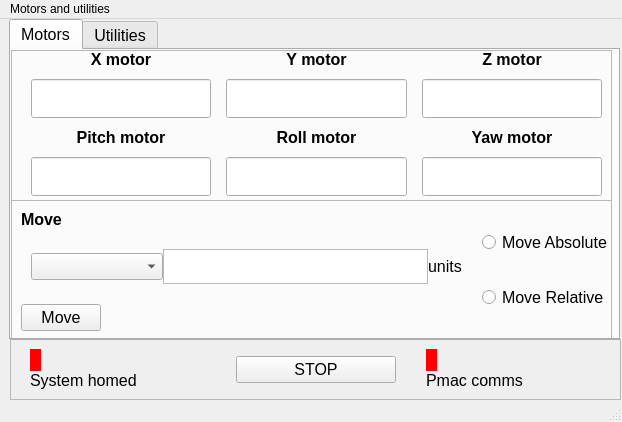
<?xml version="1.0" encoding="UTF-8"?>
<ui version="4.0">
 <class>Motors</class>
 <widget class="QMainWindow" name="Motors">
  <property name="geometry">
   <rect>
    <x>0</x>
    <y>0</y>
    <width>622</width>
    <height>422</height>
   </rect>
  </property>
  <property name="windowTitle">
   <string notr="true">Motor Controller</string>
  </property>
  <property name="toolTip">
   <string notr="true"/>
  </property>
  <property name="statusTip">
   <string notr="true"/>
  </property>
  <property name="whatsThis">
   <string notr="true"/>
  </property>
  <property name="accessibleName">
   <string notr="true"/>
  </property>
  <widget class="QWidget" name="centralwidget">
   <widget class="QTabWidget" name="MotorTabs">
    <property name="geometry">
     <rect>
      <x>9</x>
      <y>0</y>
      <width>611</width>
      <height>321</height>
     </rect>
    </property>
    <property name="font">
     <font>
      <pointsize>12</pointsize>
      <weight>50</weight>
      <bold>false</bold>
     </font>
    </property>
    <property name="toolTip">
     <string notr="true"/>
    </property>
    <property name="accessibleName">
     <string notr="true"/>
    </property>
    <property name="currentIndex">
     <number>0</number>
    </property>
    <widget class="QWidget" name="motorwidget">
     <attribute name="title">
      <string>Motors</string>
     </attribute>
     <widget class="QFrame" name="motorsdisplay">
      <property name="geometry">
       <rect>
        <x>0</x>
        <y>0</y>
        <width>601</width>
        <height>151</height>
       </rect>
      </property>
      <property name="frameShape">
       <enum>QFrame::StyledPanel</enum>
      </property>
      <property name="frameShadow">
       <enum>QFrame::Raised</enum>
      </property>
      <widget class="QWidget" name="layoutWidget">
       <property name="geometry">
        <rect>
         <x>10</x>
         <y>0</y>
         <width>591</width>
         <height>151</height>
        </rect>
       </property>
       <layout class="QGridLayout" name="coord_display_layout" rowstretch="0,0,0,0">
        <property name="leftMargin">
         <number>10</number>
        </property>
        <property name="topMargin">
         <number>0</number>
        </property>
        <property name="rightMargin">
         <number>10</number>
        </property>
        <property name="bottomMargin">
         <number>5</number>
        </property>
        <property name="horizontalSpacing">
         <number>15</number>
        </property>
        <property name="verticalSpacing">
         <number>10</number>
        </property>
        <item row="1" column="2">
         <widget class="MyQLineEdit" name="z_display">
          <property name="sizePolicy">
           <sizepolicy hsizetype="Expanding" vsizetype="Expanding">
            <horstretch>0</horstretch>
            <verstretch>0</verstretch>
           </sizepolicy>
          </property>
         </widget>
        </item>
        <item row="0" column="0">
         <widget class="MyLabel" name="x_label">
          <property name="font">
           <font>
            <pointsize>12</pointsize>
            <weight>75</weight>
            <bold>true</bold>
           </font>
          </property>
          <property name="text">
           <string>X motor</string>
          </property>
          <property name="alignment">
           <set>Qt::AlignCenter</set>
          </property>
         </widget>
        </item>
        <item row="2" column="0">
         <widget class="MyLabel" name="pitch_label">
          <property name="font">
           <font>
            <pointsize>12</pointsize>
            <weight>75</weight>
            <bold>true</bold>
           </font>
          </property>
          <property name="text">
           <string>Pitch motor</string>
          </property>
          <property name="alignment">
           <set>Qt::AlignCenter</set>
          </property>
         </widget>
        </item>
        <item row="2" column="2">
         <widget class="MyLabel" name="yaw_label">
          <property name="font">
           <font>
            <pointsize>12</pointsize>
            <weight>75</weight>
            <bold>true</bold>
           </font>
          </property>
          <property name="text">
           <string>Yaw motor</string>
          </property>
          <property name="alignment">
           <set>Qt::AlignCenter</set>
          </property>
         </widget>
        </item>
        <item row="1" column="1">
         <widget class="MyQLineEdit" name="y_display">
          <property name="sizePolicy">
           <sizepolicy hsizetype="Expanding" vsizetype="Expanding">
            <horstretch>0</horstretch>
            <verstretch>0</verstretch>
           </sizepolicy>
          </property>
         </widget>
        </item>
        <item row="0" column="2">
         <widget class="MyLabel" name="z_label">
          <property name="font">
           <font>
            <pointsize>12</pointsize>
            <weight>75</weight>
            <bold>true</bold>
           </font>
          </property>
          <property name="text">
           <string>Z motor</string>
          </property>
          <property name="alignment">
           <set>Qt::AlignCenter</set>
          </property>
         </widget>
        </item>
        <item row="3" column="0">
         <widget class="MyQLineEdit" name="pitch_display">
          <property name="sizePolicy">
           <sizepolicy hsizetype="Expanding" vsizetype="Expanding">
            <horstretch>0</horstretch>
            <verstretch>0</verstretch>
           </sizepolicy>
          </property>
         </widget>
        </item>
        <item row="0" column="1">
         <widget class="MyLabel" name="y_label">
          <property name="font">
           <font>
            <pointsize>12</pointsize>
            <weight>75</weight>
            <bold>true</bold>
           </font>
          </property>
          <property name="text">
           <string>Y motor</string>
          </property>
          <property name="alignment">
           <set>Qt::AlignCenter</set>
          </property>
         </widget>
        </item>
        <item row="2" column="1">
         <widget class="MyLabel" name="roll_label">
          <property name="font">
           <font>
            <pointsize>12</pointsize>
            <weight>75</weight>
            <bold>true</bold>
           </font>
          </property>
          <property name="text">
           <string>Roll motor</string>
          </property>
          <property name="alignment">
           <set>Qt::AlignCenter</set>
          </property>
         </widget>
        </item>
        <item row="1" column="0">
         <widget class="MyQLineEdit" name="x_display">
          <property name="sizePolicy">
           <sizepolicy hsizetype="Expanding" vsizetype="Expanding">
            <horstretch>0</horstretch>
            <verstretch>0</verstretch>
           </sizepolicy>
          </property>
         </widget>
        </item>
        <item row="3" column="1">
         <widget class="MyQLineEdit" name="lineEdit_2">
          <property name="sizePolicy">
           <sizepolicy hsizetype="Expanding" vsizetype="Expanding">
            <horstretch>0</horstretch>
            <verstretch>0</verstretch>
           </sizepolicy>
          </property>
         </widget>
        </item>
        <item row="3" column="2">
         <widget class="MyQLineEdit" name="yaw_display">
          <property name="sizePolicy">
           <sizepolicy hsizetype="Expanding" vsizetype="Expanding">
            <horstretch>0</horstretch>
            <verstretch>0</verstretch>
           </sizepolicy>
          </property>
         </widget>
        </item>
       </layout>
      </widget>
     </widget>
     <widget class="QFrame" name="motoractions">
      <property name="geometry">
       <rect>
        <x>0</x>
        <y>150</y>
        <width>601</width>
        <height>141</height>
       </rect>
      </property>
      <property name="frameShape">
       <enum>QFrame::StyledPanel</enum>
      </property>
      <property name="frameShadow">
       <enum>QFrame::Raised</enum>
      </property>
      <widget class="QWidget" name="layoutWidget">
       <property name="geometry">
        <rect>
         <x>10</x>
         <y>0</y>
         <width>591</width>
         <height>141</height>
        </rect>
       </property>
       <layout class="QHBoxLayout" name="horizontalLayout_4">
        <property name="spacing">
         <number>10</number>
        </property>
        <property name="topMargin">
         <number>10</number>
        </property>
        <property name="bottomMargin">
         <number>10</number>
        </property>
        <item>
         <layout class="QVBoxLayout" name="verticalLayout_2" stretch="0,0,0">
          <property name="spacing">
           <number>0</number>
          </property>
          <item>
           <widget class="MyLabel" name="Move_label">
            <property name="font">
             <font>
              <pointsize>12</pointsize>
              <weight>75</weight>
              <bold>true</bold>
             </font>
            </property>
            <property name="text">
             <string>Move</string>
            </property>
           </widget>
          </item>
          <item>
           <layout class="QHBoxLayout" name="horizontalLayout_2" stretch="1,2,0">
            <property name="sizeConstraint">
             <enum>QLayout::SetFixedSize</enum>
            </property>
            <property name="leftMargin">
             <number>10</number>
            </property>
            <property name="topMargin">
             <number>20</number>
            </property>
            <property name="rightMargin">
             <number>10</number>
            </property>
            <property name="bottomMargin">
             <number>20</number>
            </property>
            <item>
             <widget class="MyComboBox" name="motor_selector"/>
            </item>
            <item>
             <widget class="MyTextEdit" name="distance"/>
            </item>
            <item>
             <widget class="MyLabel" name="units">
              <property name="layoutDirection">
               <enum>Qt::LeftToRight</enum>
              </property>
              <property name="text">
               <string>units</string>
              </property>
              <property name="alignment">
               <set>Qt::AlignLeading|Qt::AlignLeft|Qt::AlignVCenter</set>
              </property>
             </widget>
            </item>
           </layout>
          </item>
          <item>
           <widget class="MyPushButton" name="pushButton_2">
            <property name="sizePolicy">
             <sizepolicy hsizetype="Fixed" vsizetype="Fixed">
              <horstretch>0</horstretch>
              <verstretch>0</verstretch>
             </sizepolicy>
            </property>
            <property name="baseSize">
             <size>
              <width>160</width>
              <height>30</height>
             </size>
            </property>
            <property name="accessibleName">
             <string notr="true"/>
            </property>
            <property name="text">
             <string>Move</string>
            </property>
           </widget>
          </item>
         </layout>
        </item>
        <item>
         <layout class="QVBoxLayout" name="verticalLayout_3">
          <item>
           <widget class="QRadioButton" name="move_abs">
            <property name="font">
             <font>
              <pointsize>12</pointsize>
              <weight>50</weight>
              <bold>false</bold>
             </font>
            </property>
            <property name="toolTip">
             <string notr="true"/>
            </property>
            <property name="accessibleName">
             <string notr="true"/>
            </property>
            <property name="text">
             <string>Move Absolute</string>
            </property>
           </widget>
          </item>
          <item>
           <widget class="QRadioButton" name="move_rel">
            <property name="font">
             <font>
              <pointsize>12</pointsize>
              <weight>50</weight>
              <bold>false</bold>
             </font>
            </property>
            <property name="toolTip">
             <string notr="true"/>
            </property>
            <property name="accessibleName">
             <string notr="true"/>
            </property>
            <property name="text">
             <string>Move Relative</string>
            </property>
           </widget>
          </item>
         </layout>
        </item>
       </layout>
      </widget>
     </widget>
    </widget>
    <widget class="QWidget" name="utilitieswidget">
     <property name="toolTip">
      <string notr="true"/>
     </property>
     <property name="accessibleName">
      <string notr="true"/>
     </property>
     <property name="accessibleDescription">
      <string notr="true"/>
     </property>
     <attribute name="title">
      <string>Utilities</string>
     </attribute>
     <widget class="QFrame" name="system_utilities">
      <property name="geometry">
       <rect>
        <x>10</x>
        <y>0</y>
        <width>591</width>
        <height>171</height>
       </rect>
      </property>
      <property name="frameShape">
       <enum>QFrame::StyledPanel</enum>
      </property>
      <property name="frameShadow">
       <enum>QFrame::Raised</enum>
      </property>
      <widget class="QWidget" name="layoutWidget">
       <property name="geometry">
        <rect>
         <x>170</x>
         <y>30</y>
         <width>421</width>
         <height>41</height>
        </rect>
       </property>
       <layout class="QHBoxLayout" name="horizontalLayout">
        <property name="spacing">
         <number>30</number>
        </property>
        <property name="leftMargin">
         <number>15</number>
        </property>
        <property name="rightMargin">
         <number>15</number>
        </property>
        <item>
         <widget class="MyPushButton" name="ResetAll">
          <property name="text">
           <string>Reset All</string>
          </property>
         </widget>
        </item>
        <item>
         <widget class="MyPushButton" name="HomeGantry">
          <property name="text">
           <string>Home Gantry</string>
          </property>
         </widget>
        </item>
       </layout>
      </widget>
      <widget class="QWidget" name="layoutWidget">
       <property name="geometry">
        <rect>
         <x>0</x>
         <y>0</y>
         <width>171</width>
         <height>101</height>
        </rect>
       </property>
       <layout class="QVBoxLayout" name="verticalLayout">
        <property name="spacing">
         <number>50</number>
        </property>
        <property name="leftMargin">
         <number>10</number>
        </property>
        <property name="topMargin">
         <number>10</number>
        </property>
        <property name="bottomMargin">
         <number>10</number>
        </property>
        <item>
         <widget class="MyLabel" name="sys_label">
          <property name="font">
           <font>
            <pointsize>12</pointsize>
            <weight>75</weight>
            <bold>true</bold>
           </font>
          </property>
          <property name="text">
           <string>System Utilities</string>
          </property>
         </widget>
        </item>
        <item>
         <widget class="MyLabel" name="conn_label">
          <property name="font">
           <font>
            <pointsize>12</pointsize>
            <weight>75</weight>
            <bold>true</bold>
           </font>
          </property>
          <property name="text">
           <string>PMAC connection:</string>
          </property>
         </widget>
        </item>
       </layout>
      </widget>
      <widget class="QWidget" name="layoutWidget">
       <property name="geometry">
        <rect>
         <x>0</x>
         <y>100</y>
         <width>591</width>
         <height>71</height>
        </rect>
       </property>
       <layout class="QHBoxLayout" name="horizontalLayout_5">
        <property name="rightMargin">
         <number>15</number>
        </property>
        <item>
         <layout class="QGridLayout" name="gridLayout">
          <property name="leftMargin">
           <number>5</number>
          </property>
          <property name="topMargin">
           <number>5</number>
          </property>
          <property name="rightMargin">
           <number>5</number>
          </property>
          <property name="bottomMargin">
           <number>5</number>
          </property>
          <property name="horizontalSpacing">
           <number>50</number>
          </property>
          <property name="verticalSpacing">
           <number>10</number>
          </property>
          <item row="0" column="1">
           <widget class="MyLabel" name="uname_label">
            <property name="text">
             <string>Username:</string>
            </property>
            <property name="alignment">
             <set>Qt::AlignCenter</set>
            </property>
           </widget>
          </item>
          <item row="1" column="1">
           <widget class="MyTextEdit" name="uname_field"/>
          </item>
          <item row="1" column="2">
           <widget class="MyTextEdit" name="pword_field"/>
          </item>
          <item row="1" column="0">
           <widget class="MyTextEdit" name="IP_field">
            <property name="toolTip">
             <string notr="true"/>
            </property>
            <property name="inputMethodHints">
             <set>Qt::ImhNone</set>
            </property>
           </widget>
          </item>
          <item row="0" column="2">
           <widget class="MyLabel" name="pword_label">
            <property name="text">
             <string>Password:</string>
            </property>
            <property name="alignment">
             <set>Qt::AlignCenter</set>
            </property>
           </widget>
          </item>
          <item row="0" column="0">
           <widget class="MyLabel" name="IP_label">
            <property name="text">
             <string>PMAC IP:</string>
            </property>
            <property name="alignment">
             <set>Qt::AlignCenter</set>
            </property>
           </widget>
          </item>
          <item row="1" column="3">
           <widget class="MyPushButton" name="connect">
            <property name="text">
             <string>Connect</string>
            </property>
           </widget>
          </item>
         </layout>
        </item>
       </layout>
      </widget>
     </widget>
     <widget class="QFrame" name="motor_utilities">
      <property name="geometry">
       <rect>
        <x>10</x>
        <y>170</y>
        <width>591</width>
        <height>111</height>
       </rect>
      </property>
      <property name="frameShape">
       <enum>QFrame::StyledPanel</enum>
      </property>
      <property name="frameShadow">
       <enum>QFrame::Raised</enum>
      </property>
      <widget class="QWidget" name="layoutWidget">
       <property name="geometry">
        <rect>
         <x>0</x>
         <y>0</y>
         <width>591</width>
         <height>111</height>
        </rect>
       </property>
       <layout class="QVBoxLayout" name="verticalLayout_6">
        <property name="spacing">
         <number>0</number>
        </property>
        <property name="leftMargin">
         <number>10</number>
        </property>
        <property name="topMargin">
         <number>5</number>
        </property>
        <property name="rightMargin">
         <number>10</number>
        </property>
        <property name="bottomMargin">
         <number>5</number>
        </property>
        <item>
         <widget class="QLabel" name="mutil_label">
          <property name="font">
           <font>
            <pointsize>12</pointsize>
            <weight>75</weight>
            <bold>true</bold>
           </font>
          </property>
          <property name="text">
           <string>Motor Utilities</string>
          </property>
         </widget>
        </item>
        <item>
         <widget class="QLabel" name="mutil_label_2">
          <property name="text">
           <string>Jog Speed:</string>
          </property>
         </widget>
        </item>
        <item>
         <layout class="QHBoxLayout" name="horizontalLayout_3" stretch="2,1,0,1,1">
          <property name="spacing">
           <number>2</number>
          </property>
          <item>
           <widget class="MyComboBox" name="motor_selector_2">
            <property name="styleSheet">
             <string notr="true"/>
            </property>
           </widget>
          </item>
          <item>
           <widget class="MyQLineEdit" name="set_display">
            <property name="inputMask">
             <string notr="true"/>
            </property>
           </widget>
          </item>
          <item>
           <widget class="MyLabel" name="label">
            <property name="text">
             <string>units</string>
            </property>
           </widget>
          </item>
          <item>
           <widget class="MyPushButton" name="getspeed">
            <property name="text">
             <string>Get Speed</string>
            </property>
           </widget>
          </item>
          <item>
           <widget class="MyPushButton" name="setspeed">
            <property name="text">
             <string>Set Speed</string>
            </property>
           </widget>
          </item>
         </layout>
        </item>
       </layout>
      </widget>
     </widget>
    </widget>
   </widget>
   <widget class="QFrame" name="statusframe">
    <property name="geometry">
     <rect>
      <x>10</x>
      <y>320</y>
      <width>611</width>
      <height>61</height>
     </rect>
    </property>
    <property name="frameShape">
     <enum>QFrame::StyledPanel</enum>
    </property>
    <property name="frameShadow">
     <enum>QFrame::Raised</enum>
    </property>
    <layout class="QHBoxLayout" name="horizontalLayout_7">
     <item>
      <layout class="QHBoxLayout" name="horizontalLayout_6" stretch="0,1,0">
       <property name="spacing">
        <number>20</number>
       </property>
       <property name="sizeConstraint">
        <enum>QLayout::SetFixedSize</enum>
       </property>
       <item>
        <layout class="QVBoxLayout" name="verticalLayout_4" stretch="1,1">
         <property name="spacing">
          <number>0</number>
         </property>
         <property name="leftMargin">
          <number>10</number>
         </property>
         <property name="rightMargin">
          <number>10</number>
         </property>
         <item>
          <widget class="MyIndicator" name="sh_display">
           <property name="enabled">
            <bool>true</bool>
           </property>
           <property name="sizePolicy">
            <sizepolicy hsizetype="Fixed" vsizetype="Fixed">
             <horstretch>0</horstretch>
             <verstretch>0</verstretch>
            </sizepolicy>
           </property>
           <property name="minimumSize">
            <size>
             <width>0</width>
             <height>0</height>
            </size>
           </property>
           <property name="maximumSize">
            <size>
             <width>16777215</width>
             <height>16777215</height>
            </size>
           </property>
           <property name="font">
            <font>
             <pointsize>14</pointsize>
            </font>
           </property>
           <property name="layoutDirection">
            <enum>Qt::LeftToRight</enum>
           </property>
           <property name="styleSheet">
            <string notr="true">QLabel {background-color: red;}</string>
           </property>
           <property name="text">
            <string/>
           </property>
           <property name="alignment">
            <set>Qt::AlignCenter</set>
           </property>
          </widget>
         </item>
         <item>
          <widget class="MyLabel" name="sh_label">
           <property name="maximumSize">
            <size>
             <width>16777215</width>
             <height>16777215</height>
            </size>
           </property>
           <property name="font">
            <font>
             <pointsize>12</pointsize>
            </font>
           </property>
           <property name="text">
            <string>System homed</string>
           </property>
          </widget>
         </item>
        </layout>
       </item>
       <item>
        <widget class="MyPushButton" name="pushButton">
         <property name="maximumSize">
          <size>
           <width>160</width>
           <height>16777215</height>
          </size>
         </property>
         <property name="font">
          <font>
           <pointsize>12</pointsize>
          </font>
         </property>
         <property name="text">
          <string>STOP</string>
         </property>
        </widget>
       </item>
       <item>
        <layout class="QVBoxLayout" name="verticalLayout_5" stretch="1,1">
         <property name="spacing">
          <number>0</number>
         </property>
         <property name="leftMargin">
          <number>10</number>
         </property>
         <property name="rightMargin">
          <number>10</number>
         </property>
         <item>
          <widget class="MyIndicator" name="pmac_display">
           <property name="sizePolicy">
            <sizepolicy hsizetype="Fixed" vsizetype="Fixed">
             <horstretch>0</horstretch>
             <verstretch>0</verstretch>
            </sizepolicy>
           </property>
           <property name="minimumSize">
            <size>
             <width>0</width>
             <height>0</height>
            </size>
           </property>
           <property name="maximumSize">
            <size>
             <width>16777215</width>
             <height>16777215</height>
            </size>
           </property>
           <property name="font">
            <font>
             <pointsize>14</pointsize>
            </font>
           </property>
           <property name="styleSheet">
            <string notr="true">QLabel {background-color: red;}</string>
           </property>
           <property name="text">
            <string/>
           </property>
           <property name="alignment">
            <set>Qt::AlignCenter</set>
           </property>
          </widget>
         </item>
         <item>
          <widget class="MyLabel" name="pmac_label">
           <property name="maximumSize">
            <size>
             <width>16777215</width>
             <height>16777215</height>
            </size>
           </property>
           <property name="font">
            <font>
             <pointsize>12</pointsize>
            </font>
           </property>
           <property name="text">
            <string>Pmac comms</string>
           </property>
          </widget>
         </item>
        </layout>
       </item>
      </layout>
     </item>
    </layout>
   </widget>
   <widget class="QWidget" name="layoutWidget">
    <property name="geometry">
     <rect>
      <x>0</x>
      <y>0</y>
      <width>2</width>
      <height>2</height>
     </rect>
    </property>
    <layout class="QVBoxLayout" name="verticalLayout_7"/>
   </widget>
   <widget class="QWidget" name="layoutWidget">
    <property name="geometry">
     <rect>
      <x>0</x>
      <y>0</y>
      <width>2</width>
      <height>2</height>
     </rect>
    </property>
    <layout class="QVBoxLayout" name="verticalLayout_8"/>
   </widget>
   <zorder>layoutWidget</zorder>
   <zorder>layoutWidget</zorder>
   <zorder>statusframe</zorder>
   <zorder>MotorTabs</zorder>
  </widget>
  <widget class="QMenuBar" name="menubar">
   <property name="geometry">
    <rect>
     <x>0</x>
     <y>0</y>
     <width>622</width>
     <height>22</height>
    </rect>
   </property>
   <widget class="QMenu" name="menuMotors_and_utilities">
    <property name="title">
     <string>Motors and utilities</string>
    </property>
   </widget>
   <addaction name="menuMotors_and_utilities"/>
  </widget>
  <widget class="QStatusBar" name="statusbar"/>
 </widget>
 <customwidgets>
  <customwidget>
   <class>MyLabel</class>
   <extends>QLabel</extends>
   <header location="global">BaseClasses.py</header>
  </customwidget>
  <customwidget>
   <class>MyQLineEdit</class>
   <extends>QLineEdit</extends>
   <header location="global">BaseClasses.py</header>
  </customwidget>
  <customwidget>
   <class>MyPushButton</class>
   <extends>QPushButton</extends>
   <header location="global">Graphics.BaseClasses</header>
  </customwidget>
  <customwidget>
   <class>MyTextEdit</class>
   <extends>QTextEdit</extends>
   <header>Graphics.BaseClasses</header>
  </customwidget>
  <customwidget>
   <class>MyIndicator</class>
   <extends>QLabel</extends>
   <header location="global">Graphics.BaseClasses</header>
  </customwidget>
  <customwidget>
   <class>MyComboBox</class>
   <extends>QComboBox</extends>
   <header location="global">Graphics.BaseClasses</header>
  </customwidget>
 </customwidgets>
 <resources/>
 <connections/>
</ui>
